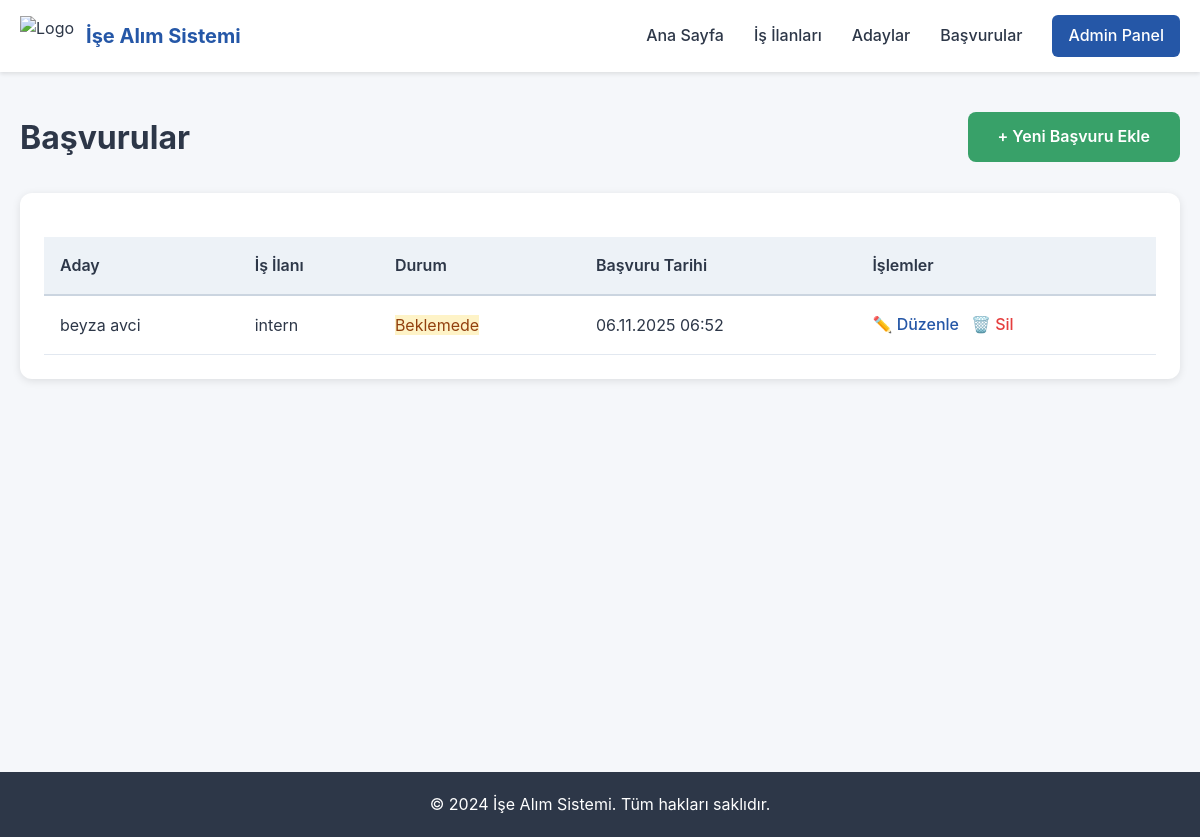
The app's page /applications/ with its own data.
### recruitment/models.py (models this page shows)
class Application(models.Model):
    job_posting = models.ForeignKey(JobPosting, on_delete=models.CASCADE)
    candidate = models.ForeignKey(Candidate, on_delete=models.CASCADE)
    status = models.CharField(max_length=20, default='pending')
    applied_at = models.DateTimeField(auto_now_add=True)
    def __str__(self):
        return f"{self.candidate} - {self.job_posting}"

class Candidate(models.Model):
    first_name = models.CharField(max_length=100)
    last_name = models.CharField(max_length=100)
    email = models.EmailField()
    phone = models.CharField(max_length=15)
    def __str__(self):
        return f"{self.first_name} {self.last_name}"

class JobPosting(models.Model):
    title = models.CharField(max_length=200)
    description = models.TextField()
    location = models.CharField(max_length=100)
    created_at = models.DateTimeField(auto_now_add=True)
    def __str__(self):
        return self.title

### recruitment/views.py (the view)
# urls.py: path('applications/', views.application_list, name='application_list'),
def application_list(request):
    applications = Application.objects.all()
    return render(request, 'application_list.html', {'applications': applications})

### templates/application_list.html (shortened to what this page needs)
{% extends 'base.html' %}
{% block content %}
<div class="container">
    <div class="page-header">
        <h1>Başvurular</h1>
        <a href="{% url 'application_create' %}" class="btn btn-success">+ Yeni Başvuru Ekle</a>
    </div>
    <div class="table-container">
      <table>
        <thead>
            <tr>
                <th>Aday</th>
                <th>İş İlanı</th>
                <th>Durum</th>
                <th>Başvuru Tarihi</th>
                <th>İşlemler</th>
            </tr>
        </thead>
        <tbody>
            {% for application in applications %}
            <tr>
                <td>{{ application.candidate }}</td>
                <td>{{ application.job_posting }}</td>
                <td>
                    <span class="status status-{{ application.status }}">
                        {% if application.status == 'pending' %}Beklemede
                        {% elif application.status == 'reviewing' %}İnceleniyor
                        {% elif application.status == 'interview' %}Mülakat
                        {% elif application.status == 'accepted' %}Kabul Edildi
                        {% elif application.status == 'rejected' %}Reddedildi
                        {% endif %}
                    </span>
                </td>
                <td>{{ application.applied_at|date:"d.m.Y H:i" }}</td>
                <td class="actions">
                    <a href="{% url 'application_update' application.pk %}">✏️ Düzenle</a>
                    <a href="{% url 'application_delete' application.pk %}" class="delete-link" onclick="return confirmDelete(event, '{{application}}')">🗑️ Sil</a>
                </td>
            </tr>
                {% endfor %}
        </tbody>
    </table>
    </div>
</div>
{% endblock %}

### static/css/style.css (style rules this page uses)
* { margin: 0; padding: 0; box-sizing: border-box; }
body { font-family: -apple-system, BlinkMacSystemFont, 'Segoe UI', Roboto, Oxygen, Ubuntu, sans-serif; background-color: #f5f7fa; color: #2d3748; line-height: 1.6; }
.container { max-width: 1200px; margin: 0 auto; padding: 0 20px; }
.btn { display: inline-block; padding: 12px 30px; border-radius: 8px; text-decoration: none; font-weight: 600; transition: all 0.3s; border: none; cursor: pointer; font-size: 16px; }
.btn-success { background-color: #38a169; color: white; }
.table-container { background: white; border-radius: 12px; padding: 24px; box-shadow: 0 2px 8px rgba(0,0,0,0.1); overflow-x: auto; }
.page-header { display: flex; justify-content: space-between; align-items: center; margin-bottom: 30px; }
.page-header h1 { color: #2d3748; font-size: 32px; }
table { width: 100%; border-collapse: collapse; margin-top: 20px; }
thead { background-color: #edf2f7; }
th { padding: 16px; text-align: left; font-weight: 600; color: #2d3748; border-bottom: 2px solid #cbd5e0; }
td { padding: 16px; border-bottom: 1px solid #e2e8f0; }
.actions { display: flex; gap: 12px; }
.actions a { color: #2557a7; text-decoration: none; font-weight: 500; }
.delete-link { color: #e53e3e !important; }
.status-pending { background-color: #fef3c7; color: #92400e; }

### records on screen
Application: candidate "beyza avci", job_posting "intern", status "Beklemede", applied_at "06.11.2025 06:52"
